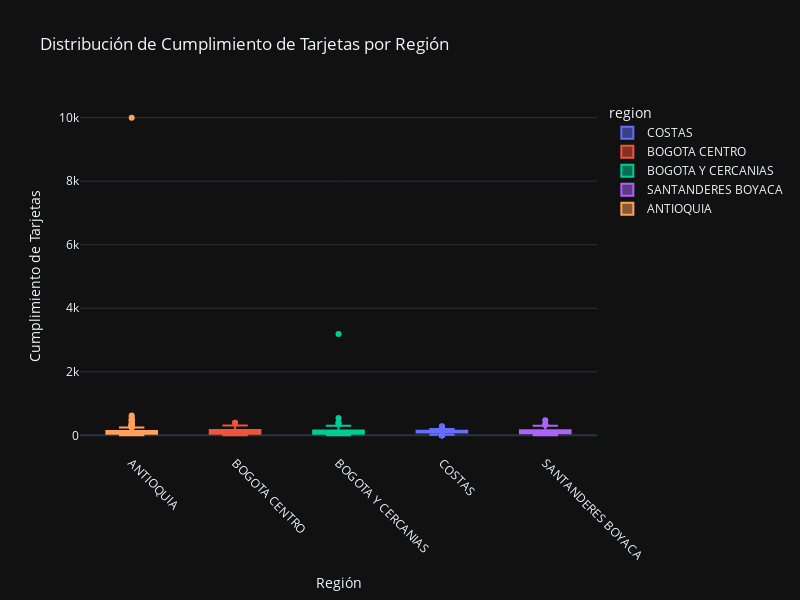
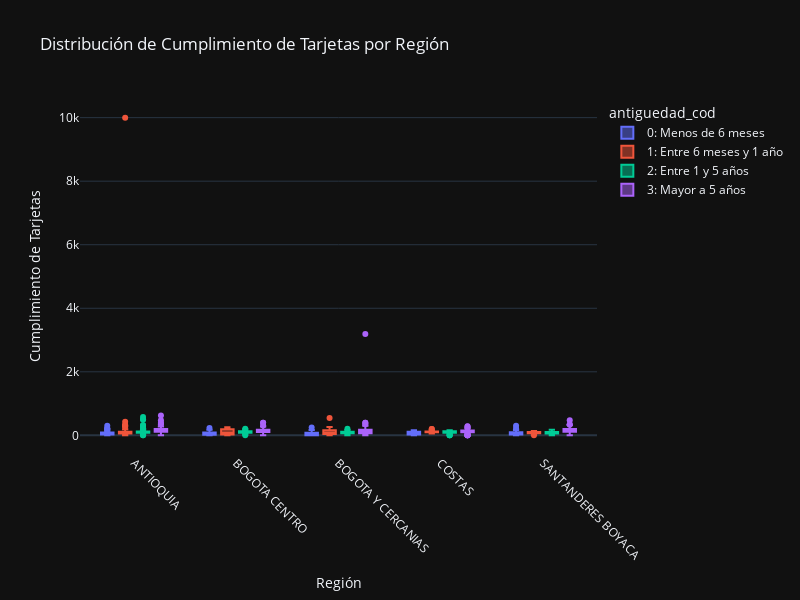
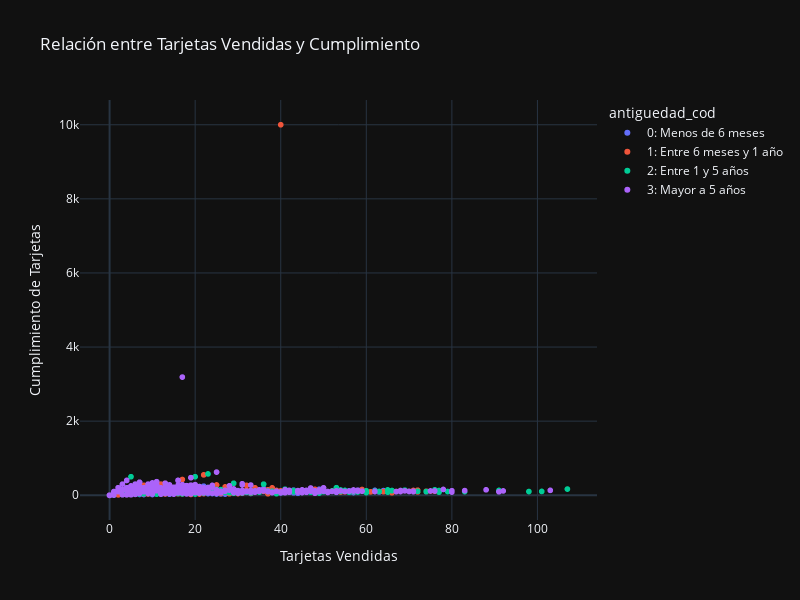

Notebook cell for these charts, in order:
### Markdown cell above
## Visualización sin manejo de outliers

### Code cell
# Visualización


# Gráfica 1: Distribución de Cumplimiento de Tarjetas por Región (Box Plot)

fig1 = px.box(df, x='region', y='cum tarjetas', color='region',
              title='Distribución de Cumplimiento de Tarjetas por Región',
                   category_orders={'antiguedad_cod': sorted(df['antiguedad_cod'].unique())}) 

fig1.update_layout(xaxis_title='Región', yaxis_title='Cumplimiento de Tarjetas')
fig1.update_layout(xaxis={'categoryorder':'category ascending', 'tickangle': 45})
fig1.update_layout(template='plotly_dark')
fig1.update_layout(width=800, height=600)
fig1.show()

# Gráfica 2: Distribución de Cumplimiento de Tarjetas por Región y Antiguedad (Box Plot)

fig2 = px.box(df, x='region', y='cum tarjetas', color='antiguedad_cod',
              title='Distribución de Cumplimiento de Tarjetas por Región',
                   category_orders={'antiguedad_cod': sorted(df['antiguedad_cod'].unique())}) 

fig2.update_layout(xaxis_title='Región', yaxis_title='Cumplimiento de Tarjetas')
fig2.update_layout(xaxis={'categoryorder':'category ascending', 'tickangle': 45})
fig2.update_layout(template='plotly_dark')
fig2.update_layout(width=800, height=600)
fig2.show()

# Gráfica3: Relación entre Tarjetas Vendidas y Cumplimiento (Scatter Plot)

fig3 = px.scatter(df, x='Tarjetas', y='cum tarjetas', color='antiguedad_cod',
                   title='Relación entre Tarjetas Vendidas y Cumplimiento',
                   category_orders={'antiguedad_cod': sorted(df['antiguedad_cod'].unique())}) 

fig3.update_layout(xaxis_title='Tarjetas Vendidas', yaxis_title='Cumplimiento de Tarjetas')
fig3.update_layout(template='plotly_dark')
fig3.update_layout(width=800, height=600)
fig3.show()

### Figure 1 — Plotly figure (JSON) as saved in the notebook; plotly's stock layout.template omitted (floating-point values rounded to 4 significant figures; data arrays with more than 128 entries replaced by an {"elided": "..."} marker saying what was removed)
{"data": [{"alignmentgroup": "True", "hovertemplate": "region=%{x}<br>cum tarjetas=%{y}<extra></extra>", "legendgroup": "COSTAS", "marker": {"color": "#636efa"}, "name": "COSTAS", "notched": false, "offsetgroup": "COSTAS", "orientation": "v", "showlegend": true, "type": "box", "x": {"elided": "184 str values"}, "x0": " ", "xaxis": "x", "y": {"elided": "184 float values"}, "y0": " ", "yaxis": "y"}, {"alignmentgroup": "True", "hovertemplate": "region=%{x}<br>cum tarjetas=%{y}<extra></extra>", "legendgroup": "BOGOTA CENTRO", "marker": {"color": "#EF553B"}, "name": "BOGOTA CENTRO", "notched": false, "offsetgroup": "BOGOTA CENTRO", "orientation": "v", "showlegend": true, "type": "box", "x": {"elided": "202 str values"}, "x0": " ", "xaxis": "x", "y": {"elided": "202 float values"}, "y0": " ", "yaxis": "y"}, {"alignmentgroup": "True", "hovertemplate": "region=%{x}<br>cum tarjetas=%{y}<extra></extra>", "legendgroup": "BOGOTA Y CERCANIAS", "marker": {"color": "#00cc96"}, "name": "BOGOTA Y CERCANIAS", "notched": false, "offsetgroup": "BOGOTA Y CERCANIAS", "orientation": "v", "showlegend": true, "type": "box", "x": {"elided": "205 str values"}, "x0": " ", "xaxis": "x", "y": {"elided": "205 float values"}, "y0": " ", "yaxis": "y"}, {"alignmentgroup": "True", "hovertemplate": "region=%{x}<br>cum tarjetas=%{y}<extra></extra>", "legendgroup": "SANTANDERES BOYACA", "marker": {"color": "#ab63fa"}, "name": "SANTANDERES BOYACA", "notched": false, "offsetgroup": "SANTANDERES BOYACA", "orientation": "v", "showlegend": true, "type": "box", "x": {"elided": "159 str values"}, "x0": " ", "xaxis": "x", "y": {"elided": "159 float values"}, "y0": " ", "yaxis": "y"}, {"alignmentgroup": "True", "hovertemplate": "region=%{x}<br>cum tarjetas=%{y}<extra></extra>", "legendgroup": "ANTIOQUIA", "marker": {"color": "#FFA15A"}, "name": "ANTIOQUIA", "notched": false, "offsetgroup": "ANTIOQUIA", "orientation": "v", "showlegend": true, "type": "box", "x": {"elided": "431 str values"}, "x0": " ", "xaxis": "x", "y": {"elided": "431 float values"}, "y0": " ", "yaxis": "y"}], "layout": {"boxmode": "overlay", "height": 600, "legend": {"title": {"text": "region"}, "tracegroupgap": 0}, "title": {"text": "Distribución de Cumplimiento de Tarjetas por Región"}, "width": 800, "xaxis": {"anchor": "y", "categoryarray": ["COSTAS", "BOGOTA CENTRO", "BOGOTA Y CERCANIAS", "SANTANDERES BOYACA", "ANTIOQUIA"], "categoryorder": "category ascending", "domain": [0, 1], "tickangle": 45, "title": {"text": "Región"}}, "yaxis": {"anchor": "x", "domain": [0, 1], "title": {"text": "Cumplimiento de Tarjetas"}}}}

### Figure 2 — Plotly figure (JSON) as saved in the notebook; plotly's stock layout.template omitted (floating-point values rounded to 4 significant figures; data arrays with more than 128 entries replaced by an {"elided": "..."} marker saying what was removed)
{"data": [{"alignmentgroup": "True", "hovertemplate": "antiguedad_cod=0: Menos de 6 meses<br>region=%{x}<br>cum tarjetas=%{y}<extra></extra>", "legendgroup": "0: Menos de 6 meses", "marker": {"color": "#636efa"}, "name": "0: Menos de 6 meses", "notched": false, "offsetgroup": "0: Menos de 6 meses", "orientation": "v", "showlegend": true, "type": "box", "x": {"elided": "327 str values"}, "x0": " ", "xaxis": "x", "y": {"elided": "327 float values"}, "y0": " ", "yaxis": "y"}, {"alignmentgroup": "True", "hovertemplate": "antiguedad_cod=1: Entre 6 meses y 1 año<br>region=%{x}<br>cum tarjetas=%{y}<extra></extra>", "legendgroup": "1: Entre 6 meses y 1 año", "marker": {"color": "#EF553B"}, "name": "1: Entre 6 meses y 1 año", "notched": false, "offsetgroup": "1: Entre 6 meses y 1 año", "orientation": "v", "showlegend": true, "type": "box", "x": {"elided": "158 str values"}, "x0": " ", "xaxis": "x", "y": {"elided": "158 float values"}, "y0": " ", "yaxis": "y"}, {"alignmentgroup": "True", "hovertemplate": "antiguedad_cod=2: Entre 1 y 5 años<br>region=%{x}<br>cum tarjetas=%{y}<extra></extra>", "legendgroup": "2: Entre 1 y 5 años", "marker": {"color": "#00cc96"}, "name": "2: Entre 1 y 5 años", "notched": false, "offsetgroup": "2: Entre 1 y 5 años", "orientation": "v", "showlegend": true, "type": "box", "x": {"elided": "189 str values"}, "x0": " ", "xaxis": "x", "y": {"elided": "189 float values"}, "y0": " ", "yaxis": "y"}, {"alignmentgroup": "True", "hovertemplate": "antiguedad_cod=3: Mayor a 5 años<br>region=%{x}<br>cum tarjetas=%{y}<extra></extra>", "legendgroup": "3: Mayor a 5 años", "marker": {"color": "#ab63fa"}, "name": "3: Mayor a 5 años", "notched": false, "offsetgroup": "3: Mayor a 5 años", "orientation": "v", "showlegend": true, "type": "box", "x": {"elided": "507 str values"}, "x0": " ", "xaxis": "x", "y": {"elided": "507 float values"}, "y0": " ", "yaxis": "y"}], "layout": {"boxmode": "group", "height": 600, "legend": {"title": {"text": "antiguedad_cod"}, "tracegroupgap": 0}, "title": {"text": "Distribución de Cumplimiento de Tarjetas por Región"}, "width": 800, "xaxis": {"anchor": "y", "categoryorder": "category ascending", "domain": [0, 1], "tickangle": 45, "title": {"text": "Región"}}, "yaxis": {"anchor": "x", "domain": [0, 1], "title": {"text": "Cumplimiento de Tarjetas"}}}}

### Figure 3 — Plotly figure (JSON) as saved in the notebook; plotly's stock layout.template omitted (floating-point values rounded to 4 significant figures; data arrays with more than 128 entries replaced by an {"elided": "..."} marker saying what was removed)
{"data": [{"hovertemplate": "antiguedad_cod=0: Menos de 6 meses<br>Tarjetas=%{x}<br>cum tarjetas=%{y}<extra></extra>", "legendgroup": "0: Menos de 6 meses", "marker": {"color": "#636efa", "symbol": "circle"}, "mode": "markers", "name": "0: Menos de 6 meses", "showlegend": true, "type": "scattergl", "x": {"elided": "327 int values"}, "xaxis": "x", "y": {"elided": "327 float values"}, "yaxis": "y"}, {"hovertemplate": "antiguedad_cod=1: Entre 6 meses y 1 año<br>Tarjetas=%{x}<br>cum tarjetas=%{y}<extra></extra>", "legendgroup": "1: Entre 6 meses y 1 año", "marker": {"color": "#EF553B", "symbol": "circle"}, "mode": "markers", "name": "1: Entre 6 meses y 1 año", "showlegend": true, "type": "scattergl", "x": {"elided": "158 int values"}, "xaxis": "x", "y": {"elided": "158 float values"}, "yaxis": "y"}, {"hovertemplate": "antiguedad_cod=2: Entre 1 y 5 años<br>Tarjetas=%{x}<br>cum tarjetas=%{y}<extra></extra>", "legendgroup": "2: Entre 1 y 5 años", "marker": {"color": "#00cc96", "symbol": "circle"}, "mode": "markers", "name": "2: Entre 1 y 5 años", "showlegend": true, "type": "scattergl", "x": {"elided": "189 int values"}, "xaxis": "x", "y": {"elided": "189 float values"}, "yaxis": "y"}, {"hovertemplate": "antiguedad_cod=3: Mayor a 5 años<br>Tarjetas=%{x}<br>cum tarjetas=%{y}<extra></extra>", "legendgroup": "3: Mayor a 5 años", "marker": {"color": "#ab63fa", "symbol": "circle"}, "mode": "markers", "name": "3: Mayor a 5 años", "showlegend": true, "type": "scattergl", "x": {"elided": "507 int values"}, "xaxis": "x", "y": {"elided": "507 float values"}, "yaxis": "y"}], "layout": {"height": 600, "legend": {"title": {"text": "antiguedad_cod"}, "tracegroupgap": 0}, "title": {"text": "Relación entre Tarjetas Vendidas y Cumplimiento"}, "width": 800, "xaxis": {"anchor": "y", "domain": [0, 1], "title": {"text": "Tarjetas Vendidas"}}, "yaxis": {"anchor": "x", "domain": [0, 1], "title": {"text": "Cumplimiento de Tarjetas"}}}}
